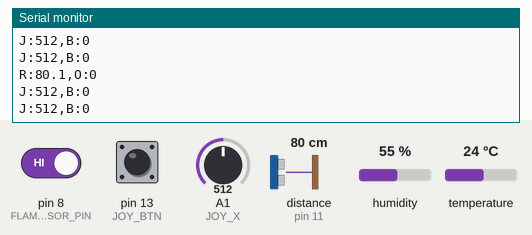
Simulated run of this sketch. Board: Arduino Uno, built with avr-gcc and run on an emulated ATmega328P. Parts: the last lines printed to the serial monitor. Wiring (inferred from the names in the program): ultrasonic range finder: trigger pin 10; echo pin 11. Inputs (shaded band) come from the test bench; at power-on: A1 (JOY_X) = 512, pin 8 (FLAME_SENSOR_PIN) HIGH, pin 13 (JOY_BTN) HIGH, distance to the obstacle (sensor on pin 11) 80 cm, humidity 55 %, temperature 24 °C. The echo pulse lasts 58.3 µs per cm.

Above: at 25.2 s.
25.3 s: A1 (JOY_X) set to 105
At 28.21 s:
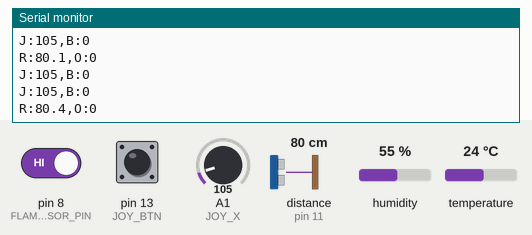
35.2 s: A1 (JOY_X) set to 89
At 35.32 s:
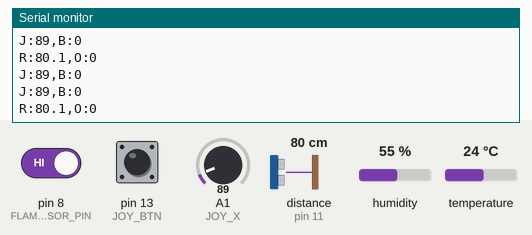
Timing chart, 0 to 38.2 s (numbered marks = the images above; inputs shaded):
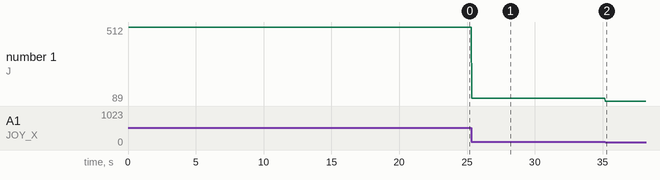

Measured:
- after the input at 25.3 s, the serial monitor: prints a new line after 0.05 s (image 1)
- after the input at 35.2 s, the serial monitor: prints a new line at once (image 2)
- plotted number 1: 512 → 105 after the input at 25.3 s, 105 → 89 after the input at 35.2 s

The sketch:

flaem_pir_dht11_jul31a.ino
```cpp
/*
  ===== sensor_bridge_main.ino =====
  DHT11 + 불꽃센서 + 후방 초음파(HC-SR04류) + 조이스틱(X축+버튼) 값을 읽어서
  ROS2 쪽(com_sensors/serial_bridge_node.py, /dev/ttyACM0)으로 시리얼 전송한다.

  2026-08-04 재구성: 후방 IR 디지털 센서 -> 초음파 거리 센서로 교체, 조이스틱을
  이 보드로 옮김(TFT 보드는 화면만 그림). 조이스틱 메뉴 이동/선택 판정(디바운스,
  임계값)은 더 이상 아두이노가 아니라 파이 쪽(hmi_bridge_node.py)에서 함 - 여기서는
  raw 값만 자주 보내면 됨.

  IR/PIR/긴급정지버튼/배터리전압/조도센서는 프로젝트 범위 제외(2026-08-04 확정) -
  이 보드에서 아예 안 읽음.

  2026-08-19: 후방 초음파(R/O)를 별도 라인으로 분리해 100ms 주기로 보낸다.
  [이유] 2초 제약은 DHT11(온습도)에만 해당하는데 초음파까지 같은 패킷에 묶여 있어서
  후방 거리 정보가 0.5Hz로만 갱신됐다. 그 결과
    - service_manager 의 장애물 확정이 몇 초씩 걸려 정지가 늦었고(실측 8초, 1.7m)
    - auto_dock_node 의 초음파 폐루프 후진은 제어 주기가 2초라 성립 자체가 안 됐다
      (갱신 사이에 8cm 이동 - 목표 간격은 3cm).
  [설계] 파이 쪽 serial_bridge_node.py 는 2026-08-18에 이미 "R:<cm>,O:<0/1>" 단독
  라인을 받도록 되어 있었다(parse_and_publish_rear). 펌웨어만 안 올라가 있었을 뿐이라
  그 프로토콜에 맞춘다. 기존 T/H/F/R/O 통합 텔레메트리는 2초 주기로 그대로 둔다
  (호환성 유지 - 브릿지가 둘 다 처리한다).
  [대역폭] 9600 baud = 약 960 B/s.
    조이스틱 약 12B x 20Hz = 240 B/s
    R 라인   약 12B x 10Hz = 120 B/s
    텔레메트리 약 40B x 0.5Hz = 20 B/s   -> 합계 약 380 B/s (40%) 로 여유 있음.

  ROS 쪽 라인 프로토콜 (com_sensors/serial_bridge_node.py 와 반드시 일치해야 함):
    텔레메트리(2초 주기)    : "T:25.0,H:60.0,F:0,R:15.3,O:1"
    후방거리(100ms 주기)    : "R:15.3,O:1"
    조이스틱(약 50ms 주기)  : "J:154,B:1"
*/

#include <DHT.h>

#define DHT_PIN 5
#define DHT_TYPE DHT11
#define FLAME_SENSOR_PIN 8
#define TRIG_PIN 10
#define ECHO_PIN 11
#define JOY_X   A1
#define JOY_BTN 13

#define OBSTACLE_THRESHOLD_CM 20.0  // service_manager obstacle_stop_distance(기본 0.20m)와 일치

DHT dht(DHT_PIN, DHT_TYPE);

unsigned long lastTelemetryTime = 0;
const unsigned long TELEMETRY_INTERVAL = 2000; // DHT11은 2초 이상 간격 필요

// 2026-08-19: 후방 거리만 따로 자주 보낸다 (파일 상단 주석 참고).
unsigned long lastRearTime = 0;
const unsigned long REAR_INTERVAL = 100;

unsigned long lastJoyTime = 0;
const unsigned long JOY_INTERVAL = 50;

void setup() {
  Serial.begin(9600);
  dht.begin();
  pinMode(FLAME_SENSOR_PIN, INPUT);
  pinMode(TRIG_PIN, OUTPUT);
  pinMode(ECHO_PIN, INPUT);
  pinMode(JOY_BTN, INPUT_PULLUP);
  Serial.println("[센서보드] 시작됨");
}

void loop() {
  unsigned long now = millis();

  if (now - lastJoyTime >= JOY_INTERVAL) {
    lastJoyTime = now;
    sendJoystick();
  }

  if (now - lastRearTime >= REAR_INTERVAL) {
    lastRearTime = now;
    sendRear();
  }

  if (now - lastTelemetryTime >= TELEMETRY_INTERVAL) {
    lastTelemetryTime = now;
    sendTelemetry();
  }
}

float readDistanceCm() {
  digitalWrite(TRIG_PIN, LOW);
  delayMicroseconds(2);
  digitalWrite(TRIG_PIN, HIGH);
  delayMicroseconds(10);
  digitalWrite(TRIG_PIN, LOW);

  // 2026-08-19: 100ms 주기로 부르므로 타임아웃을 30ms -> 15ms 로 줄였다.
  // 15ms면 약 2.5m 까지 측정 가능한데, 이 프로젝트가 쓰는 범위(장애물 20cm,
  // 도킹 후진 3cm, auto_dock ultrasonic_max_valid 2.0m)엔 충분하다.
  // 30ms를 그대로 두면 미검출 시 매 주기 30%를 블로킹해 조이스틱까지 밀린다.
  unsigned long duration = pulseIn(ECHO_PIN, HIGH, 15000UL);
  if (duration == 0) return -1.0;  // 미검출
  return duration / 58.0;          // 왕복시간(us) -> cm
}

void sendJoystick() {
  int x = analogRead(JOY_X);
  int btn = (digitalRead(JOY_BTN) == LOW) ? 1 : 0;
  Serial.print("J:");
  Serial.print(x);
  Serial.print(",B:");
  Serial.println(btn);
}

// 2026-08-19: 후방 거리 단독 라인. serial_bridge_node.parse_and_publish_rear 가 받는다.
void sendRear() {
  float distance = readDistanceCm();
  int obstacle = (distance >= 0 && distance <= OBSTACLE_THRESHOLD_CM) ? 1 : 0;
  Serial.print("R:");
  Serial.print(distance, 1);
  Serial.print(",O:");
  Serial.println(obstacle);
}

void sendTelemetry() {
  float humidity = dht.readHumidity();
  float temperature = dht.readTemperature();
  bool dhtOk = !(isnan(humidity) || isnan(temperature));

  if (!dhtOk) {
    Serial.println("[센서보드] DHT11 읽기 실패, 배선/센서 확인 필요");
  }

  // 불꽃센서: 감지 시 LOW(0)인 모듈이 많음 -> 감지되면 1로 변환해서 보냄
  int flame = (digitalRead(FLAME_SENSOR_PIN) == LOW) ? 1 : 0;

  float distance = readDistanceCm();
  int obstacle = (distance >= 0 && distance <= OBSTACLE_THRESHOLD_CM) ? 1 : 0;

  // DHT 실패해도 불꽃/초음파는 계속 보낸다 (한 센서 문제로 나머지 데이터까지
  // 안 보내면 진단이 더 어려워짐) - T/H는 실패 시 마지막 유효값 대신 -1로 표시.
  String packet = "T:" + String(dhtOk ? temperature : -1.0, 1) +
                   ",H:" + String(dhtOk ? humidity : -1.0, 1) +
                   ",F:" + String(flame) +
                   ",R:" + String(distance, 1) +
                   ",O:" + String(obstacle) + "\n";

  Serial.print(packet);
}
```
